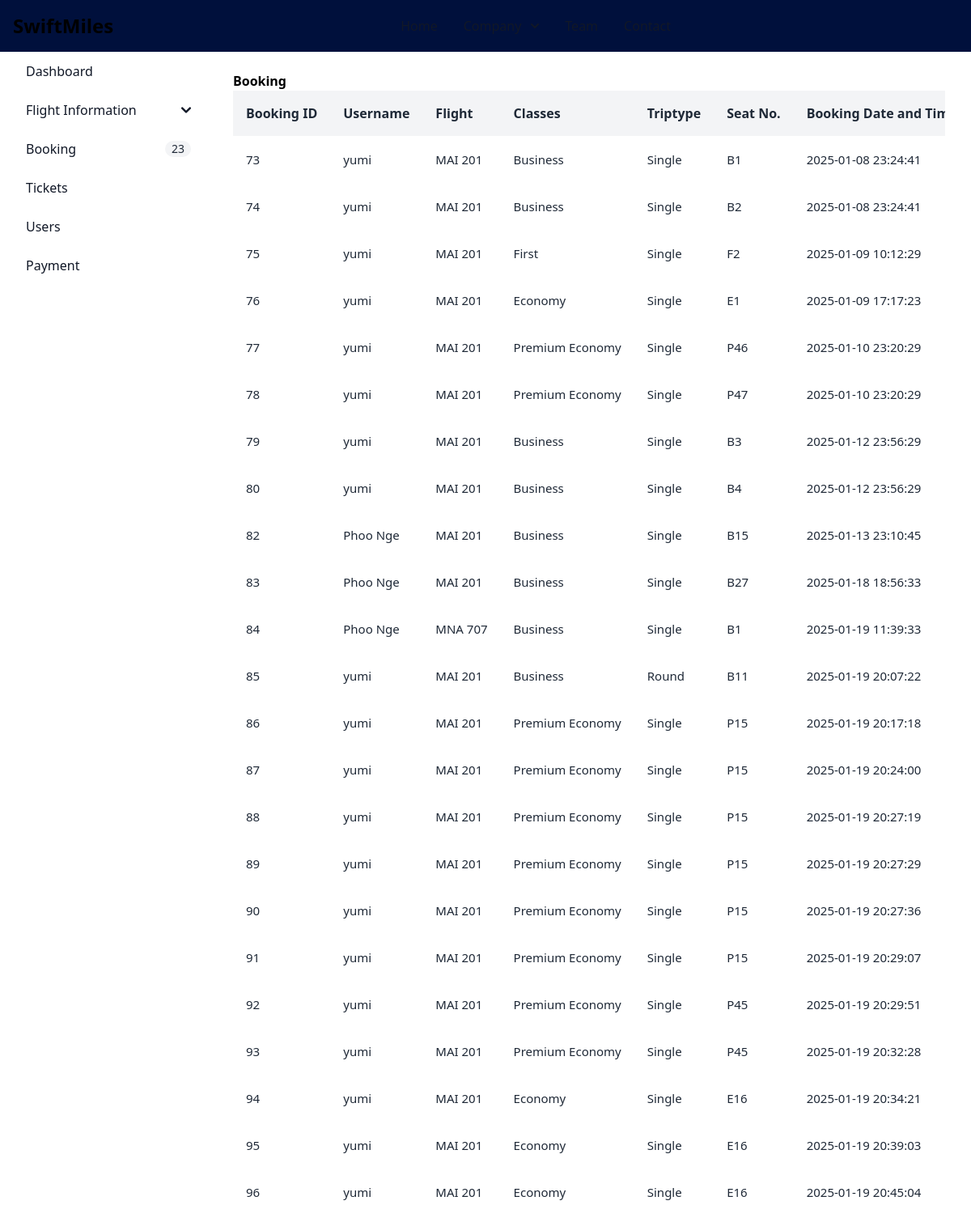
Page /admin/viewBooking.php on the committed database.
### tables this page shows
CREATE TABLE `booking` (
  `booking_id` int(11) NOT NULL,
  `user_id` int(11) DEFAULT NULL,
  `flight_id` int(11) DEFAULT NULL,
  `class_id` int(11) DEFAULT NULL,
  `triptype_id` int(11) DEFAULT NULL,
  `seatNoId` int(11) DEFAULT NULL,
  `bookAt` timestamp NOT NULL DEFAULT current_timestamp(),
  `passenger_id` int(11) DEFAULT NULL,
  `status` varchar(100) DEFAULT NULL,
  `updated_at` date DEFAULT NULL,
  `payment_id` int(11) DEFAULT NULL
);

CREATE TABLE `users` (
  `user_id` int(11) NOT NULL,
  `username` varchar(100) NOT NULL,
  `email` varchar(100) NOT NULL,
  `password` varchar(60) DEFAULT NULL,
  `cpassword` varchar(60) DEFAULT NULL,
  `profile` varchar(100) DEFAULT NULL
);

CREATE TABLE `flight` (
  `flight_id` int(11) NOT NULL,
  `airline_id` int(11) NOT NULL,
  `flight_name` varchar(100) NOT NULL,
  `flight_date` date NOT NULL,
  `destination` varchar(255) NOT NULL,
  `source` varchar(100) NOT NULL,
  `total_distance` varchar(100) NOT NULL,
  `fee_per_ticket` float NOT NULL,
  `departure_time` time NOT NULL,
  `arrival_time` time NOT NULL,
  `capacity` int(11) NOT NULL,
  `gate` varchar(255) NOT NULL,
  `placeImg` varchar(100) DEFAULT NULL
);

CREATE TABLE `classes` (
  `class_id` int(11) NOT NULL,
  `class_name` varchar(255) NOT NULL,
  `base_fees` decimal(10,2) NOT NULL
);

CREATE TABLE `triptype` (
  `triptypeId` int(11) NOT NULL,
  `triptype_name` varchar(255) NOT NULL,
  `priceCharge` decimal(10,2) NOT NULL
);

CREATE TABLE `seat_layout` (
  `id` int(11) NOT NULL,
  `flight_id` int(11) NOT NULL,
  `class_id` int(11) NOT NULL,
  `seatNo` varchar(50) NOT NULL,
  `status` tinyint(1) DEFAULT NULL
);

### src/admin/viewBooking.php (the view, shortened to what this page needs)
<?php
require_once "dbconnect.php";
try {
   $sql = "SELECT booking.booking_id,users.username,flight.flight_name,classes.class_name,triptype.triptype_name,seat_layout.seatNo,booking.bookAt,booking.status FROM booking
      INNER JOIN users ON booking.user_id = users.user_id
      INNER JOIN flight ON booking.flight_id = flight.flight_id
      INNER JOIN classes ON booking.class_id = classes.class_id
      INNER JOIN triptype ON booking.triptype_id = triptype.triptypeId
      INNER JOIN seat_layout ON booking.seatNOId = seat_layout.id";
   $stmt = $conn->query($sql);
   $status = $stmt->execute();
   if ($status) {
      $bookings = $stmt->fetchAll(PDO::FETCH_ASSOC);
   }
} catch (PDOException $e) {
   echo $e->getMessage();
}
?>
<!doctype html>
<html>
<head>
   <link href="./output.css" rel="stylesheet">
   <script src="https://cdn.tailwindcss.com"></script>
</head>
<body>
   <nav class="fixed top-0 z-50 w-full bg-[#00103c]">
    <div class="flex flex-wrap items-center justify-between max-w-screen-xl mx-auto p-4">
      <a href="https://flowbite.com" class="flex items-center space-x-3 rtl:space-x-reverse">
        <span class="self-center text-2xl font-semibold whitespace-nowrap dark:text-white">SwiftMiles</span>
      </a>
      <div id="mega-menu" class="items-center justify-between hidden w-full md:flex md:w-auto md:order-1">
        <ul class="flex flex-col mt-4 font-medium md:flex-row md:mt-0 md:space-x-8 rtl:space-x-reverse">
          <li>
            <a href="#" class="block py-2 px-3  text-gray-900 border-b border-gray-100 md:w-auto hover:bg-gray-50 md:hover:bg-transparent md:border-0 md:hover:text-blue-600 md:p-0 dark:text-white md:dark:hover:text-blue-500 dark:hover:bg-gray-700 dark:hover:text-blue-500 md:dark:hover:bg-transparent dark:border-gray-700" aria-current="page">Home</a>
          </li>
          <li>
            <button id="mega-menu-dropdown-button" data-dropdown-toggle="mega-menu-dropdown" class="flex items-center justify-between w-full py-2 px-3 font-medium text-gray-900 border-b border-gray-100 md:w-auto hover:bg-gray-50 md:hover:bg-transparent md:border-0 md:hover:text-blue-600 md:p-0 dark:text-white md:dark:hover:text-blue-500 dark:hover:bg-gray-700 dark:hover:text-blue-500 md:dark:hover:bg-transparent dark:border-gray-700">
              Company <svg class="w-2.5 h-2.5 ms-3" aria-hidden="true" xmlns="http://www.w3.org/2000/svg" fill="none" viewBox="0 0 10 6">
                <path stroke="currentColor" stroke-linecap="round" stroke-linejoin="round" stroke-width="2" d="m1 1 4 4 4-4" />
              </svg>
            </button>
                        </li>
          <li>
            <a href="#" class="block py-2 px-3 text-gray-900 border-b border-gray-100 hover:bg-gray-50 md:hover:bg-transparent md:border-0 md:hover:text-blue-600 md:p-0 dark:text-white md:dark:hover:text-blue-500 dark:hover:bg-gray-700 dark:hover:text-blue-500 md:dark:hover:bg-transparent dark:border-gray-700">Team</a>
          </li>
          <li>
            <a href="#" class="block py-2 px-3 text-gray-900 border-b border-gray-100 hover:bg-gray-50 md:hover:bg-transparent md:border-0 md:hover:text-blue-600 md:p-0 dark:text-white md:dark:hover:text-blue-500 dark:hover:bg-gray-700 dark:hover:text-blue-500 md:dark:hover:bg-transparent dark:border-gray-700">Contact</a>
          </li>
        </ul>
      </div>
    </div>
   </nav>
   <aside id="sidebar-multi-level-sidebar" class="fixed top-0 left-0 z-40 w-64 h-screen transition-transform -translate-x-full sm:translate-x-0 mt-10 py-3" aria-label="Sidebar">
      <div class="h-full px-3 py-4 overflow-y-auto">
         <ul class="space-y-2 font-medium">
            <li>
               <a href="admindashboard.php" class="flex items-center p-2 text-gray-900 rounded-lg text-darkBlue hover:bg-gray-100 dark:hover:bg-gray-700 hover:text-white group">
                  <span class="ms-3">Dashboard</span>
               </a>
            </li>
            <li>
               <button type="button" class="flex items-center w-full p-2 text-base text-gray-900 transition duration-75 rounded-lg group hover:bg-gray-100 dark:text-blue dark:hover:bg-gray-700" aria-controls="dropdown" data-collapse-toggle="dropdown" id="dropdownButton">
                  <span class="flex-1 ms-3 text-left rtl:text-right hover:text-white whitespace-nowrap dark:text-blue">Flight Information</span>
                  <svg class="w-3 h-3" aria-hidden="true" xmlns="http://www.w3.org/2000/svg" fill="none" viewBox="0 0 10 6">
                     <path stroke="currentColor" stroke-linecap="round" stroke-linejoin="round" stroke-width="2" d="m1 1 4 4 4-4" />
                  </svg>
               </button>
            </li>
            <li>
               <a href="viewBooking.php" class="flex items-center p-2 text-gray-900 rounded-lg dark:text-blue hover:bg-gray-100 dark:hover:bg-gray-700 group">
                  <span class="flex-1 ms-3 whitespace-nowrap hover:text-white">Booking</span>
                  <span class="inline-flex items-center justify-center px-2 ms-3 text-sm font-medium text-gray-800 bg-gray-100 rounded-full dark:bg-gray-700 dark:text-gray-300 hover:text-white">
                  <?php
                     $sql = "SELECT * FROM booking";
                     $result = $conn->query($sql);
                     $bookingCount = $result->rowCount();
                     echo $bookingCount;
                  ?>
                  </span>
               </a>
            </li>
            <li>
               <a href="viewTickets.php" class="flex items-center p-2 text-gray-900 rounded-lg dark:text-blue hover:bg-gray-100 dark:hover:bg-gray-700 group">
                  <span class="flex-1 ms-3 whitespace-nowrap hover:text-white">Tickets</span>
               </a>
            </li>
            <li>
               <a href="viewUsers.php" class="flex items-center p-2 text-gray-900 rounded-lg dark:text-blue hover:bg-gray-100 dark:hover:bg-gray-700 group">
                  <span class="flex-1 ms-3 whitespace-nowrap hover:text-white">Users</span>
               </a>
            </li>
            <li>
               <a href="viewPayment.php" class="flex items-center p-2 text-gray-900 rounded-lg dark:text-blue hover:bg-gray-100 dark:hover:bg-gray-700 group">
                  <span class="flex-1 ms-3 whitespace-nowrap hover:text-white">Payment</span>
               </a>
            </li>
         </ul>
      </div>
   </aside>
   <div class="p-4 sm:ml-64">
      <div class="p-4 border-gray-200 dark:border-gray-700 mt-14">
         <div class="grid-cols-2">
            <div>
               <p>
                  <span class="font-semibold">Booking</span>
               </p>
            </div>
         </div>
         <div class="font-sans overflow-x-auto">
            <table class="min-w-full bg-white">
               <thead class="bg-gray-100 whitespace-nowrap">
                  <tr>
                     <th class="p-4 text-left text-base font-semibold text-gray-800">
                        Booking ID
                     </th>
                     <th class="p-4 text-left text-base font-semibold text-gray-800">
                        Username
                     </th>
                     <th class="p-4 text-left text-base font-semibold text-gray-800">
                        Flight
                     </th>
                     <th class="p-4 text-left text-base font-semibold text-gray-800">
                        Classes
                     </th>
                     <th class="p-4 text-left text-base font-semibold text-gray-800">
                        Triptype
                     </th>
                     <th class="p-4 text-left text-base font-semibold text-gray-800">
                        Seat No.
                     </th>
                     <th class="p-4 text-left text-base font-semibold text-gray-800">
                        Booking Date and Time
                     </th>
                  </tr>
               </thead>
               <tbody class="whitespace-nowrap">
                  <?php
                  if (isset($bookings)) {
                     foreach ($bookings as $booking) {
                        echo "<tr class='hover:bg-gray-50'>
                    <td class='p-4 text-[15px] text-gray-800'>
                    $booking[booking_id]
                    </td>
                    <td class='p-4 text-[15px] text-gray-800'>
                    $booking[username]
                    </td>
                    <td class='p-4 text-[15px] text-gray-800'>
                    $booking[flight_name]
                    </td>
                    <td class='p-4 text-[15px] text-gray-800'>
                    $booking[class_name]
                    </td>
                    <td class='p-4 text-[15px] text-gray-800'>
                    $booking[triptype_name]
                    </td>
                    <td class='p-4 text-[15px] text-gray-800'>
                    $booking[seatNo]
                    </td>
                    <td class='p-4 text-[15px] text-gray-800'>
                    $booking[bookAt]
                    </td>
                    <td class='p-4 text-[15px] text-gray-800'>
                    $booking[status]
                    </td>
                    <td class='p-4'>
                    <button class='mr-4' title='Delete'>
                    <a href='deleteBooking.php?bid=$booking[booking_id]'>
                        <svg xmlns='http://www.w3.org/2000/svg' class='w-5 fill-red-500 hover:fill-red-700' viewBox='0 0 24 24'>
                        <path
                            d='M19 7a1 1 0 0 0-1 1v11.191A1.92 1.92 0 0 1 15.99 21H8.01A1.92 1.92 0 0 1 6 19.191V8a1 1 0 0 0-2 0v11.191A3.918 3.918 0 0 0 8.01 23h7.98A3.918 3.918 0 0 0 20 19.191V8a1 1 0 0 0-1-1Zm1-3h-4V2a1 1 0 0 0-1-1H9a1 1 0 0 0-1 1v2H4a1 1 0 0 0 0 2h16a1 1 0 0 0 0-2ZM10 4V3h4v1Z'
                            data-original='#000000' />
                        <path d='M11 17v-7a1 1 0 0 0-2 0v7a1 1 0 0 0 2 0Zm4 0v-7a1 1 0 0 0-2 0v7a1 1 0 0 0 2 0Z'
                            data-original='#000000'/>
                        </svg>
                    </a>
                    </button>
                    </td>
                </tr>";
                     }
                  }
                  ?>
               </tbody>
            </table>
         </div>
      </div>
   </div>
</body>

### rows in the picture
booking: booking_id "73", user.username "yumi", flight.flight_name "MAI 201", class.class_name "Business", triptype.triptype_name "Single", seatNoId.seatNo "B1", bookAt "2025-01-08 23:24:41"
booking: booking_id "74", user.username "yumi", flight.flight_name "MAI 201", class.class_name "Business", triptype.triptype_name "Single", seatNoId.seatNo "B2", bookAt "2025-01-08 23:24:41"
booking: booking_id "75", user.username "yumi", flight.flight_name "MAI 201", class.class_name "First", triptype.triptype_name "Single", seatNoId.seatNo "F2", bookAt "2025-01-09 10:12:29"
booking: booking_id "76", user.username "yumi", flight.flight_name "MAI 201", class.class_name "Economy", triptype.triptype_name "Single", seatNoId.seatNo "E1", bookAt "2025-01-09 17:17:23"
booking: booking_id "77", user.username "yumi", flight.flight_name "MAI 201", class.class_name "Premium Economy", triptype.triptype_name "Single", seatNoId.seatNo "P46", bookAt "2025-01-10 23:20:29"
booking: booking_id "78", user.username "yumi", flight.flight_name "MAI 201", class.class_name "Premium Economy", triptype.triptype_name "Single", seatNoId.seatNo "P47", bookAt "2025-01-10 23:20:29"
booking: booking_id "79", user.username "yumi", flight.flight_name "MAI 201", class.class_name "Business", triptype.triptype_name "Single", seatNoId.seatNo "B3", bookAt "2025-01-12 23:56:29"
booking: booking_id "80", user.username "yumi", flight.flight_name "MAI 201", class.class_name "Business", triptype.triptype_name "Single", seatNoId.seatNo "B4", bookAt "2025-01-12 23:56:29"
booking: booking_id "82", user.username "Phoo Nge", flight.flight_name "MAI 201", class.class_name "Business", triptype.triptype_name "Single", seatNoId.seatNo "B15", bookAt "2025-01-13 23:10:45"
booking: booking_id "83", user.username "Phoo Nge", flight.flight_name "MAI 201", class.class_name "Business", triptype.triptype_name "Single", seatNoId.seatNo "B27", bookAt "2025-01-18 18:56:33"
booking: booking_id "84", user.username "Phoo Nge", flight.flight_name "MNA 707", class.class_name "Business", triptype.triptype_name "Single", seatNoId.seatNo "B1", bookAt "2025-01-19 11:39:33"
booking: booking_id "85", user.username "yumi", flight.flight_name "MAI 201", class.class_name "Business", triptype.triptype_name "Round", seatNoId.seatNo "B11", bookAt "2025-01-19 20:07:22"
booking: booking_id "86", user.username "yumi", flight.flight_name "MAI 201", class.class_name "Premium Economy", triptype.triptype_name "Single", seatNoId.seatNo "P15", bookAt "2025-01-19 20:17:18"
booking: booking_id "87", user.username "yumi", flight.flight_name "MAI 201", class.class_name "Premium Economy", triptype.triptype_name "Single", seatNoId.seatNo "P15", bookAt "2025-01-19 20:24:00"
booking: booking_id "88", user.username "yumi", flight.flight_name "MAI 201", class.class_name "Premium Economy", triptype.triptype_name "Single", seatNoId.seatNo "P15", bookAt "2025-01-19 20:27:19"
booking: booking_id "89", user.username "yumi", flight.flight_name "MAI 201", class.class_name "Premium Economy", triptype.triptype_name "Single", seatNoId.seatNo "P15", bookAt "2025-01-19 20:27:29"
booking: booking_id "90", user.username "yumi", flight.flight_name "MAI 201", class.class_name "Premium Economy", triptype.triptype_name "Single", seatNoId.seatNo "P15", bookAt "2025-01-19 20:27:36"
booking: booking_id "91", user.username "yumi", flight.flight_name "MAI 201", class.class_name "Premium Economy", triptype.triptype_name "Single", seatNoId.seatNo "P15", bookAt "2025-01-19 20:29:07"
booking: booking_id "92", user.username "yumi", flight.flight_name "MAI 201", class.class_name "Premium Economy", triptype.triptype_name "Single", seatNoId.seatNo "P45", bookAt "2025-01-19 20:29:51"
booking: booking_id "93", user.username "yumi", flight.flight_name "MAI 201", class.class_name "Premium Economy", triptype.triptype_name "Single", seatNoId.seatNo "P45", bookAt "2025-01-19 20:32:28"
booking: booking_id "94", user.username "yumi", flight.flight_name "MAI 201", class.class_name "Economy", triptype.triptype_name "Single", seatNoId.seatNo "E16", bookAt "2025-01-19 20:34:21"
booking: booking_id "95", user.username "yumi", flight.flight_name "MAI 201", class.class_name "Economy", triptype.triptype_name "Single", seatNoId.seatNo "E16", bookAt "2025-01-19 20:39:03"
booking: booking_id "96", user.username "yumi", flight.flight_name "MAI 201", class.class_name "Economy", triptype.triptype_name "Single", seatNoId.seatNo "E16", bookAt "2025-01-19 20:45:04"

### other values in the picture
$bookingCount "23"
